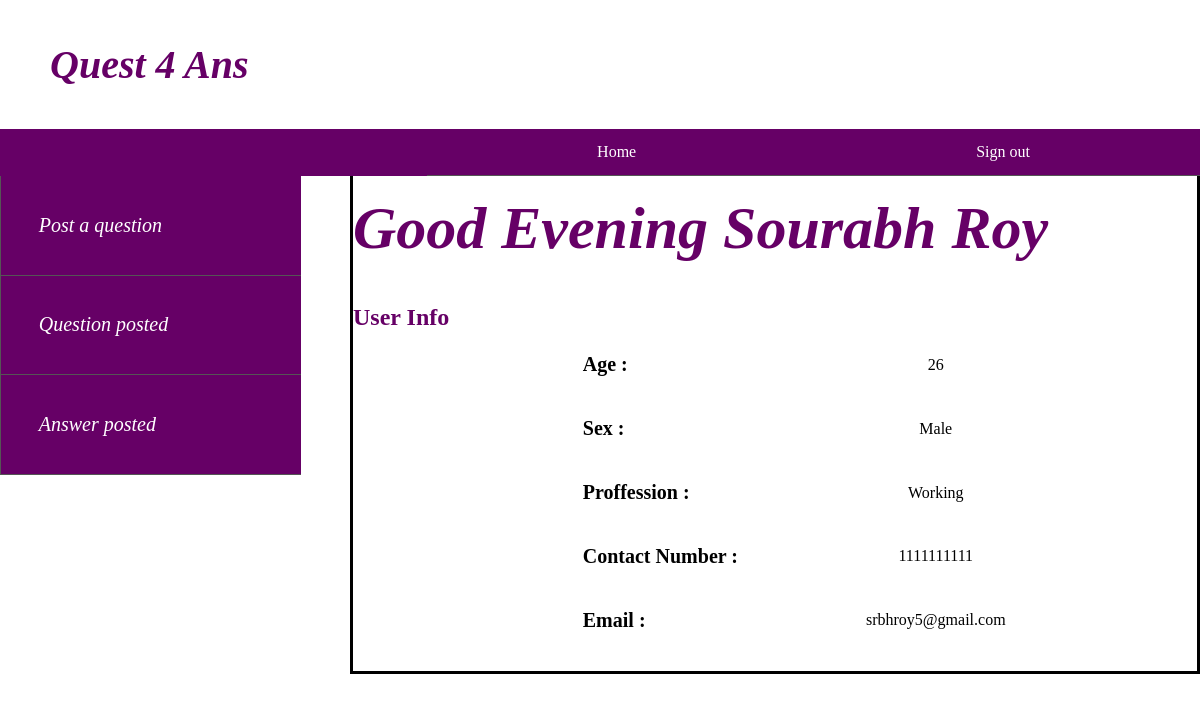
Screenshot of /profile2.php (signed in) with the database file from the repository.
### tables this page shows
CREATE TABLE `account` (
  `first_name` varchar(20) NOT NULL,
  `last_name` varchar(20) NOT NULL,
  `mobile_number` bigint(11) UNSIGNED NOT NULL,
  `email_id` varchar(40) NOT NULL,
  `usrname` varchar(20) NOT NULL,
  `pswd` varchar(20) NOT NULL,
  `age` tinyint(3) NOT NULL,
  `sex` varchar(7) NOT NULL,
  `proffession` varchar(20) NOT NULL
);

### profile2.php (the view, shortened to what this page needs)
<html>
<head>
</head>
	<body>
<go>
<header>
	<p>Quest 4 Ans</p>
</header>
<ul id="up">
  <li id="pu"><a href="signout.php">Sign out</a></li>
  <li id="pu"><a href="home.php">Home</a></li>
</ul>
<ul id="b">
  <li id="n"><a class="active" href="post_ques.php">Post a question</a></li>
  <li id="n"><a href="ques_posted.php">Question posted</a></li>
<li id="n"><a href="ans_posted.php">Answer posted</a></li>
</ul>
</go>
<div>
<?php
$a=$_SESSION['usrname'];
$hrs = date("G",time());
$msg = "";
if ($hrs <  12)
$msg = "Good Mornin'!";
else if ($hrs <=  14)
$msg = "Good Afternoon";
else if ($hrs <= 24)
$msg = "Good Evening";
else
{
$msg="ERROR";
}
if($i = mysql_query("SELECT * FROM `account` WHERE usrname = '".$a."'"))
{
	if(mysql_num_rows($i)>0)
{
while($row = mysql_fetch_array($i, MYSQL_ASSOC))
{
echo "<h1 style='color:#660066; font: italic bold 60px Georgia, serif;'>$msg  {$row['first_name']} {$row['last_name']}</h1>";
echo "<h2 style='color:#660066;'>User Info</h2>";
echo "<table id='t'>
<tr>
<th id='a'>Age :</th>
<td id='yy'>{$row['age']}</td>
</tr>
<tr>
<th id='a'>Sex :</th>
<td id='yy'>{$row['sex']}</td>
</tr>
<tr>
<th id='a'>Proffession :</th>
<td id='yy'>{$row['proffession']}</td>
</tr>
<tr>
<th id='a'>Contact Number :</th>
<td id='yy'>{$row['mobile_number']}</td>
</tr>
<tr>
<th id='a'>Email :</th>
<td id='yy'>{$row['email_id']}</td>
</tr>
</table>
";
}
}}
?>
</div>
	</body>
</html>

### profile2.php (style rules this page uses)
body { margin:0; }
go { position:fixed;width:100%; }
header { background-color:white; font: italic bold 40px Georgia, serif; color:#660066; padding-top:1px; padding-bottom:1px; padding-left:50px; padding-right:30px; }
#a { text-align: left; padding-bottom: 1cm; width: 50px; font-size: 125%; }
#yy { text-align: center; padding-bottom: 1cm; width: 50px; }
table#t { margin-left:6cm; width:60%; }
ul#up { list-style-type: none; margin: 0px 0px; padding: 0; overflow: hidden; background-color: #660066; top: 0; width: 100%; left:0; }
#pu { float: right; }
#pu a { border-bottom: 1px solid #555; display: block; white-space: nowrap; color: white; text-align: center; padding: 14px 170px; text-decoration: none; }
#b { overflow: auto; border-left: 1px solid #555; list-style-type: none; margin: 0px 0px; padding: 0px; width: 25%; height: 100%; background-color: #660066; }
#n a { display: block; border-bottom: 1px solid #555; padding-left:1cm; padding-right: 3.5cm; padding-top: 1cm; padding-bottom: 1cm; font: italic 20px Georgia, serif; text-decoration: none; color:white; }
div { border: 3px solid black; padding-top: 4cm; margin-top: 0px; margin-bottom: 0px; margin-right: 0px; margin-left: 350px; }

### rows the page displays
account: first_name "Sourabh", last_name "Roy", age "26", sex "Male", proffession "Working", mobile_number "1111111111", email "srbhroy5@gmail.com"
